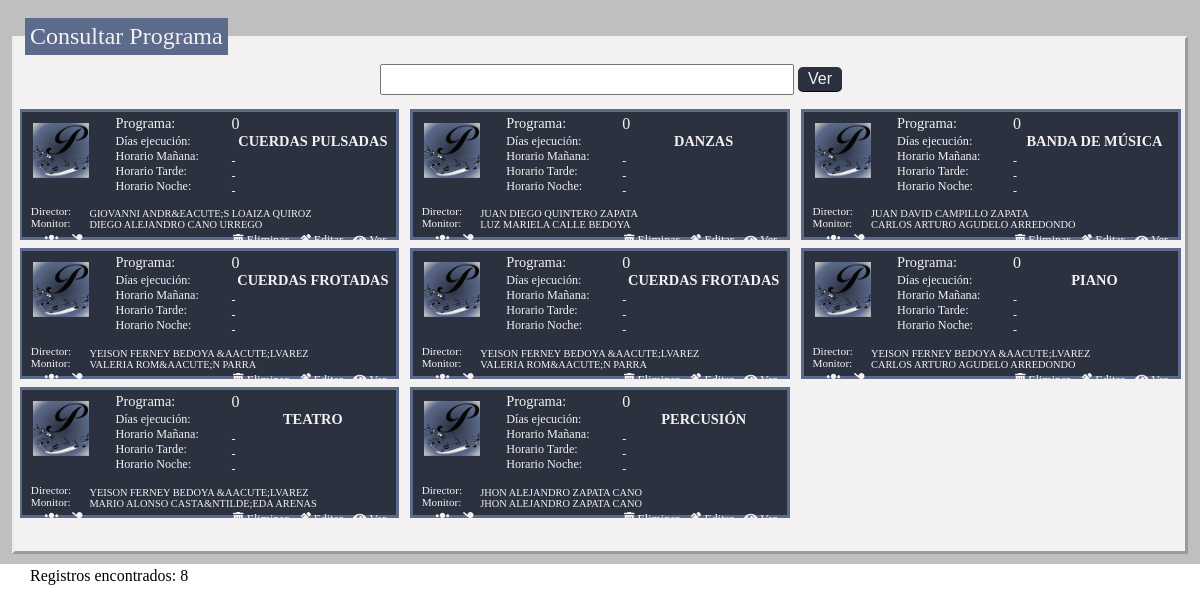
The page /formulario/frmprograma-consultar.php on the database its author committed.
### tables this page shows
CREATE TABLE `programa` (
  `id` int(10) NOT NULL,
  `nom_programa` varchar(150) DEFAULT NULL,
  `descripcion` varchar(250) DEFAULT NULL,
  `niveles` int(2) DEFAULT NULL,
  `dias_realizo` varchar(50) DEFAULT NULL,
  `h_inicio_M` varchar(20) DEFAULT NULL,
  `h_finalizacion_M` varchar(20) DEFAULT NULL,
  `h_inicio_T` varchar(20) DEFAULT NULL,
  `h_finalizacion_T` varchar(20) DEFAULT NULL,
  `h_inicio_N` varchar(20) DEFAULT NULL,
  `h_finalizacion_N` varchar(20) DEFAULT NULL,
  `director` varchar(150) DEFAULT NULL,
  `monitor1` varchar(150) DEFAULT NULL,
  `cargo1` varchar(100) DEFAULT NULL,
  `monitor2` varchar(150) DEFAULT NULL,
  `cargo2` varchar(100) DEFAULT NULL,
  `monitor3` varchar(150) DEFAULT NULL,
  `cargo3` varchar(100) DEFAULT NULL,
  `monitor4` varchar(150) DEFAULT NULL,
  `cargo4` varchar(100) DEFAULT NULL,
  `monitor5` varchar(150) DEFAULT NULL,
  `cargo5` varchar(100) DEFAULT NULL,
  `repertorio` varchar(200) DEFAULT NULL,
  `logotipo` varchar(100) DEFAULT NULL,
  `usuario_elaboro` varchar(100) DEFAULT NULL,
  `usuario_actualizo` varchar(100) DEFAULT NULL,
  `f_registro` datetime DEFAULT NULL,
  `f_actualizacion` datetime DEFAULT NULL
);

### codigo/programa-cargar.php (called while the page is built, shortened)
<?PHP
require 'conexion_BD.php';
$programas=$conexion->query("SELECT * FROM programa ");
$num_filas=$programas->rowCount();
?>

### formulario/frmprograma-consultar.php (the view, shortened to what this page needs)
<?php
require '../codigo/conexion_BD.php';
?>
<!doctype html>
<html>
<head>
<link href="../estilos/reset.css" rel="stylesheet" type="text/css">
<link href="../estilos/fuente.css" rel="stylesheet" type="text/css">
</head>
<link href="../estilos/frmprograma-consultar.css" rel="stylesheet" type="text/css">
</head>
<body>
<div id="cargar-formulario-programa">
  <form id="fmprograma-consultar">
<fieldset>
<legend><h1>Consultar Programa</h1></legend>
<ul id="consulta-programa">
  <li>
    <input type="text" name="txtconsultar-programa" value="" id="txtconsultar-programa" onkeypress="return pulsar(event)">
    <button type="button" name="btnconsulta-programa" id="btnconsulta-programa" onClick="return true; consulta()">Ver</button>
  </li>
</ul>
<div id="contenido-resultado">
<?php
$programas_sql=$conexion->query("SELECT * FROM programa ORDER BY f_registro desc")->fetchAll(PDO::FETCH_OBJ);
 require '../codigo/programa-cargar.php';
foreach ($programas_sql as $row):
?>
<div id="programas">
    <div class="programa">
      <div class="logo-programa">
        <?php if($row->logotipo != "logotipo-programa.png") {?>
      <img src="../logotipo_programa/<?php echo $row->logotipo; ?>">
      <?php }else{ ?>
        <img src="../imagenes/<?php echo $row->logotipo; ?>">
      <?php } ?>
    </div>
        <div class="informacion">
           <ul id="tit">
<li><h2>Programa:</h2></li>
<li><h3>Días ejecución:</h3></li>
<li><h6>Horario Mañana:</h6></li>
<li><h6>Horario Tarde:</h6></li>
<li><h6>Horario Noche:</h6></li>
</ul>
<ul id="def">
<?php echo $codigo=$row->id; ?>
<li><h2><?php echo $row->nom_programa; ?></h2></li>
<li><h6><?php
if ($row->h_inicio_M==="" && $row->h_finalizacion_M==="") {
echo "-";
}elseif ($row->h_inicio_M!="" && $row->h_finalizacion_M==="") {
echo $row->h_inicio_M;
}elseif ($row->h_inicio_M==="" && $row->h_finalizacion_M!="") {
echo "a" . $row->h_finalizacion_M;
}else {
echo $row->h_inicio_M. " a ". $row->h_finalizacion_M;
}
 ?></h6></li>
<li><h6><?php
if ($row->h_inicio_T==="" && $row->h_finalizacion_T==="") {
echo "-";
}elseif ($row->h_inicio_T!="" && $row->h_finalizacion_T==="") {
echo $row->h_inicio_T;
}elseif ($row->h_inicio_T==="" && $row->h_finalizacion_T!="") {
echo "a" . $row->h_finalizacion_T;
}else {
echo $row->h_inicio_T. " a ". $row->h_finalizacion_T;
}
 ?>
</h6></li>
<li><h6>
  <?php
if ($row->h_inicio_N==="" && $row->h_finalizacion_N==="") {
echo "-";
}elseif ($row->h_inicio_N!="" && $row->h_finalizacion_N==="") {
echo $row->h_inicio_N;
}elseif ($row->h_inicio_N==="" && $row->h_finalizacion_N!="") {
echo "? a" . $row->h_finalizacion_N;
}else {
echo $row->h_inicio_N. " a ". $row->h_finalizacion_N;
}
 ?>
</h6></li>
</ul>
<ul id="tit-organiza">
<li><h5>Director:</h5></li>
<li><h5>Monitor:</h5></li>
</ul>
<ul id="def-organiza">
<li><h5><?php echo $row->director;  ?></h5></li>
<li><h5><?php echo $row->monitor1;  ?></h5></li>
</ul>
<ul>
  <li> <p id="alumnos-programa" class="alumnos-programa" title="Alumnos Activos"><i class="fas fa-users"></i>&nbsp;</p> </li>
  <li> <p id="alumnos-inactivos" class="alumnos-programa" title="Alumnos Inactivos"><i class="fas fa-user-slash"></i></p> </li>
</ul>
<ul>
<li> <p id="ver-programa" class="control-programa" onclick="ver_programa('<?php echo $codigo; ?>')" name="ver_programa"><i class="fas fa-eye"></i>&nbsp;Ver</p> </li>
  <li> <p id="editar-programa" class="control-programa" onclick="editar_programa(<?php echo $codigo; ?>)"><i class="fas fa-pen-alt"></i>&nbsp;Editar</p> </li>
  <li> <p id="eliminar-programa" class="control-programa" onclick="eliminar_programa('<?php echo $codigo; ?>')"><i class="fas fa-trash-alt"></i>&nbsp;Eliminar</p> </li>
</ul>
</div>
</div>
</div>
<?php
endforeach;
 ?>
</div>
<p id="resultado">
  Registros encontrados:
  <?php
echo $num_filas;
 ?>
</p>
</fieldset>
</form>
</div>
</body>
</html>

### estilos/frmprograma-consultar.css (style rules this page uses)
form { background-color:#BFBFBF; padding:1%; font-family:Philosopher-Italic; width:98%; height:540px; margin: auto; }
fieldset { background:#F3F1F2; border: outset; margin:0.5% auto; height:520px; padding:5px; position: relative; }
h1 { background:#5C6B8C; color:#F3F1F2; font-size:1.5em; margin-left:5px; margin-bottom:2px; padding:5px; }
ul li { list-style: none; }
fieldset #consulta-programa { text-align: center; }
#txtconsultar-programa { width:35%; padding: 0.5%; }
#btnconsulta-programa { padding:3px 10px; font-size:1em; background-color:#2B313F; color:#F3F1F2; -webkit-transition: background-color .25s; border:0px; -webkit-border-radius:5px; -webkit-box-shadow: 0px 1px 0px #0A0A0C; -moz-border-radius:5px; margin-top: 5px; }
#contenido-resultado { margin-top: 0.5%; overflow-y: scroll; height: 425px; width: 100.45%; }
#programas { margin-left: -1%; }
#programas .programa { margin-top: 0.7%; margin-left: 0.9%; width:31.8%; height: 125px; border: #5C6B8C solid; background-color:#2B313F; color:#F3F1F2; float: left; }
#programas .programa .logo-programa { background-color: gray; width: 15%; height: 55px; float: left; margin-top: 3%; margin-left: 3%; }
#programas .programa .logo-programa img { width: 100%; height: 100%; }
.programa .informacion #tit { width: 37%; float: left; margin-top: 0.8%; margin-left: 1%; text-align: left; }
#tit h2 { font-size: 0.9em; margin-bottom: 2%; }
.programa .informacion #def { width: 43.5%; float: left; margin-left:0; margin-top: 0.8%; }
#def li { margin-left: 0; }
#def h2 { font-weight: bold; text-align: center; font-size: 0.9em; margin-bottom: 2%; }
h3, h6 { font-size: 0.76em; }
.programa #tit-organiza { margin-top: 2%; margin-left:2%; width: 13%; text-align: left; float: left; }
.programa #def-organiza { margin-top: 2.8%; text-align: left; width: 80%; float: left; }
#tit-organiza h5 { margin-left: -80%; font-size: 0.7em; }
#def-organiza h5 { margin-left: -4%; font-size: 0.65em; }
.control-programa { float: right; margin-top: 3px; margin-right: 10px; cursor: pointer; font-size: 12px; }
.alumnos-programa { float: left; margin-top: 3px; margin-right: 10px; cursor: pointer; font-size: 12px; }
#resultado { font-family:Philosopher-Italic; position: absolute; left:15px; top: 510px; }

### rows shown on the page
programa: logotipo (picture), id "0", nom_programa "CUERDAS PULSADAS", director "GIOVANNI ANDR&EACUTE;S LOAIZA QUIROZ", monitor1 "DIEGO ALEJANDRO CANO URREGO"
programa: logotipo (picture), id "0", nom_programa "DANZAS", director "JUAN DIEGO QUINTERO ZAPATA", monitor1 "LUZ MARIELA CALLE BEDOYA"
programa: logotipo (picture), id "0", nom_programa "BANDA DE MÚSICA", director "JUAN DAVID CAMPILLO ZAPATA", monitor1 "CARLOS ARTURO AGUDELO ARREDONDO"
programa: logotipo (picture), id "0", nom_programa "CUERDAS FROTADAS", director "YEISON FERNEY BEDOYA &AACUTE;LVAREZ", monitor1 "VALERIA ROM&AACUTE;N PARRA"
programa: logotipo (picture), id "0", nom_programa "CUERDAS FROTADAS", director "YEISON FERNEY BEDOYA &AACUTE;LVAREZ", monitor1 "VALERIA ROM&AACUTE;N PARRA"
programa: logotipo (picture), id "0", nom_programa "PIANO", director "YEISON FERNEY BEDOYA &AACUTE;LVAREZ", monitor1 "CARLOS ARTURO AGUDELO ARREDONDO"
programa: logotipo (picture), id "0", nom_programa "TEATRO", director "YEISON FERNEY BEDOYA &AACUTE;LVAREZ", monitor1 "MARIO ALONSO CASTA&NTILDE;EDA ARENAS"
programa: logotipo (picture), id "0", nom_programa "PERCUSIÓN", director "JHON ALEJANDRO ZAPATA CANO", monitor1 "JHON ALEJANDRO ZAPATA CANO"

### other values the page prints
$num_filas "8"
